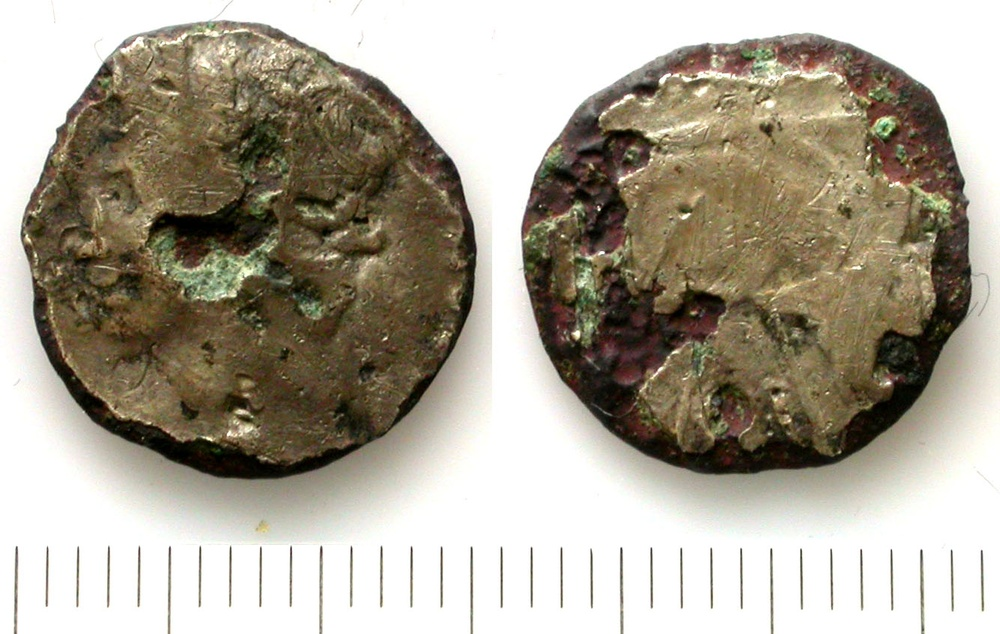
#> input picture docs/images/07.148.JPG, 1000 x 634 px, shrunk from 1335 x 846 before the run, found by its file name; its folder holds only this picture in this run
$ python splitImages.py
#> lines starting #> are read from the running program, lines starting #| are printed output that depends on the picture
import os
import cv2

# --- Configuration ---
# The folder where your combined coin images are located
input_folder = '../docs/data/images'
# The folder where the split images will be saved
output_folder = '../data/split_images'

# --- Main Script ---
# Create the output folder if it doesn't exist
if not os.path.exists(output_folder):
    os.makedirs(output_folder)
    print(f"Created output folder: '{output_folder}'")

# Get a list of all files in the input folder
all_files = os.listdir(input_folder)

print(f"Found {len(all_files)} files in '{input_folder}'. Starting to process...")

for filename in all_files:
    # Check if the file is a common image format
    if filename.lower().endswith(('.png', '.jpg', '.jpeg')):
        file_path = os.path.join(input_folder, filename)

        # Read the image
        img = cv2.imread(file_path)
#> img is the input picture: shape (634, 1000, 3); mean B, G, R 149, 163.9, 171.1

        # Check if the image was loaded correctly
        if img is None:
            print(f"Warning: Could not read image '{filename}'. Skipping.")
            continue

        # Get the dimensions of the image
        height, width, _ = img.shape
#> height = 634; width = 1000

        # Check if the image is wide enough to be split
        if width <= 10:  # A small threshold to prevent errors on tiny files
            print(f"Warning: Image '{filename}' is too narrow to split. Skipping.")
            continue

        # Split the image into two halves
        split_point = width // 2
#> split_point = 500
        obverse_img = img[:, :split_point]
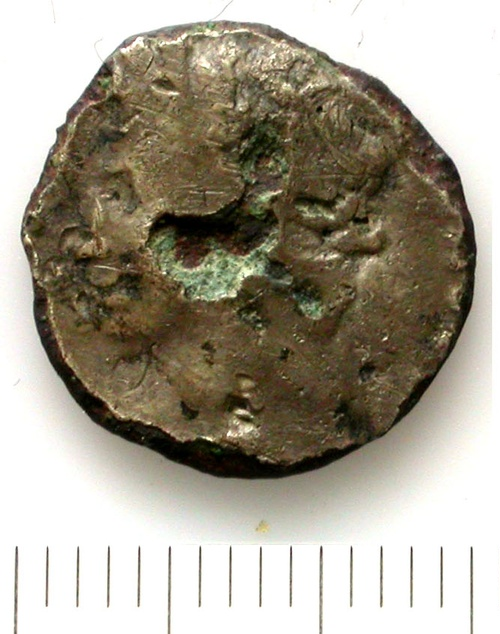
#> obverse_img: shape (634, 500, 3); mean B, G, R 144.3, 159.2, 166.1
        reverse_img = img[:, split_point:]
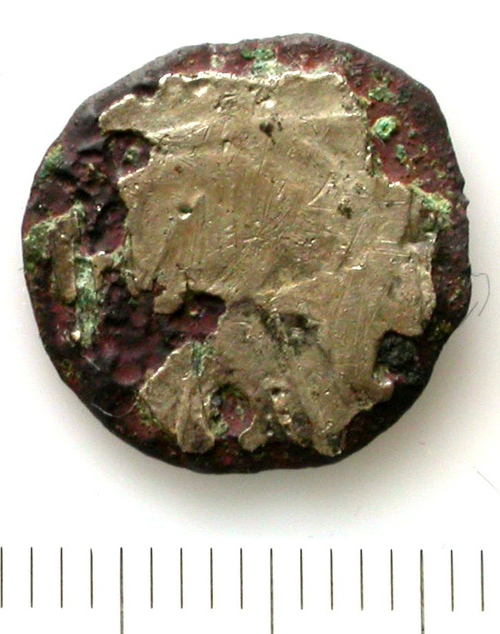
#> reverse_img: shape (634, 500, 3); mean B, G, R 153.7, 168.5, 176.2

        # Create new filenames for the split images
        base_name, ext = os.path.splitext(filename)
        obverse_filename = f"{base_name}_obverse{ext}"
        reverse_filename = f"{base_name}_reverse{ext}"

        # Define the full paths to save the new images
        obverse_path = os.path.join(output_folder, obverse_filename)
        reverse_path = os.path.join(output_folder, reverse_filename)

        # Save the new images
        cv2.imwrite(obverse_path, obverse_img)
        cv2.imwrite(reverse_path, reverse_img)

        print(f"Successfully split and saved '{filename}' into '{obverse_filename}' and '{reverse_filename}'.")

print("\nImage splitting process complete.")

$ run again, on docs/images/2016041.jpg
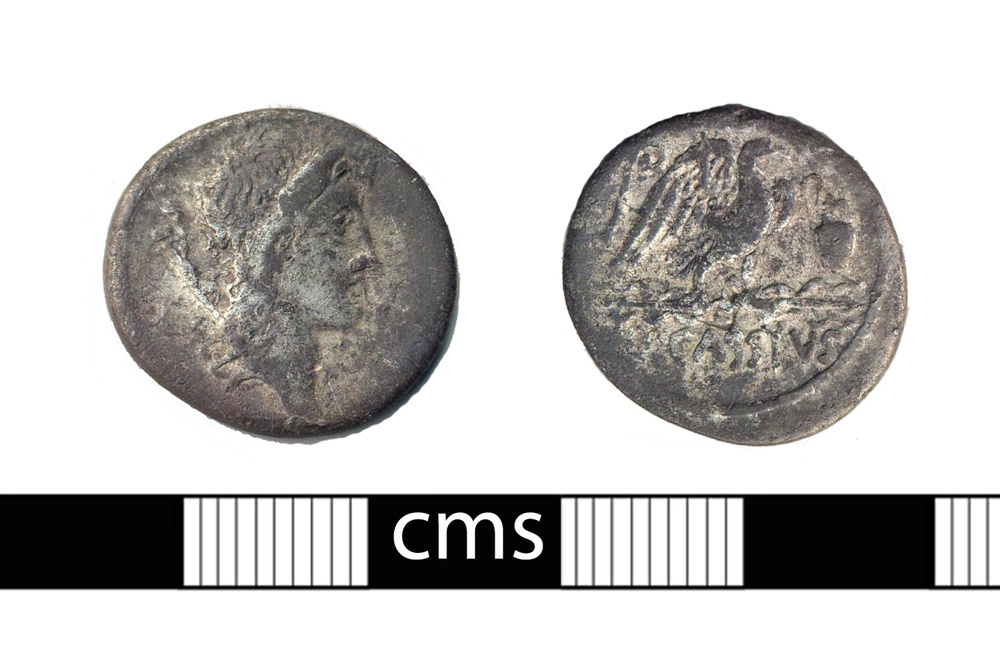
#> input picture docs/images/2016041.jpg, 1000 x 658 px, shrunk from 1248 x 821 before the run, found by its file name
#> img is the input picture: shape (658, 1000, 3); mean B, G, R 193, 194.6, 196.1
#> `obverse_img = img[:, :split_point]`:
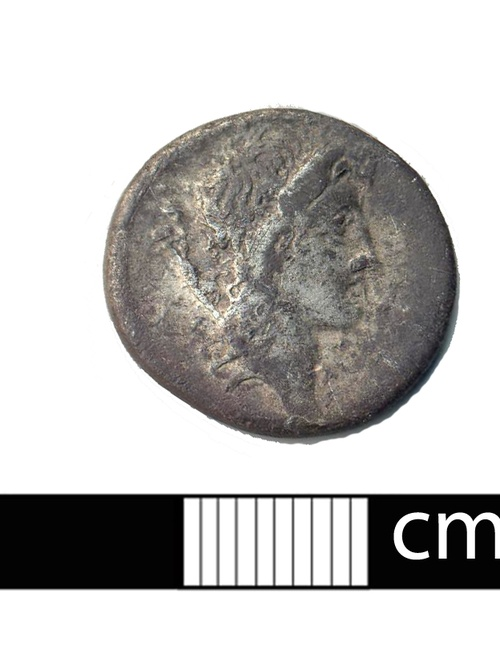
#> obverse_img: shape (658, 500, 3); mean B, G, R 189.9, 191.5, 192.9
#> `reverse_img = img[:, split_point:]`:
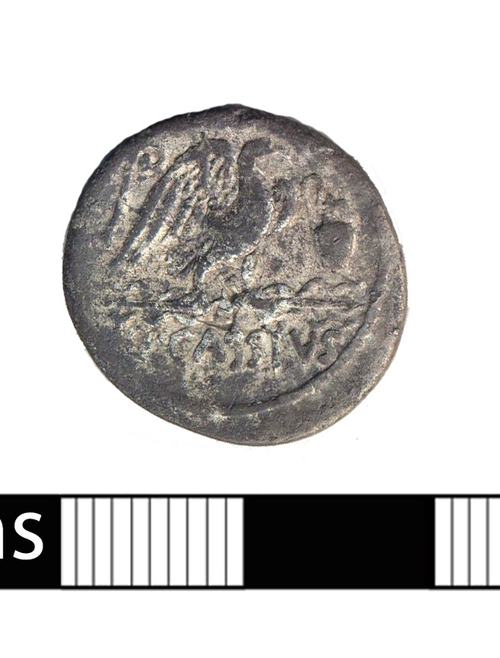
#> reverse_img: shape (658, 500, 3); mean B, G, R 196, 197.7, 199.4

$ run again, on docs/images/2016883.jpg
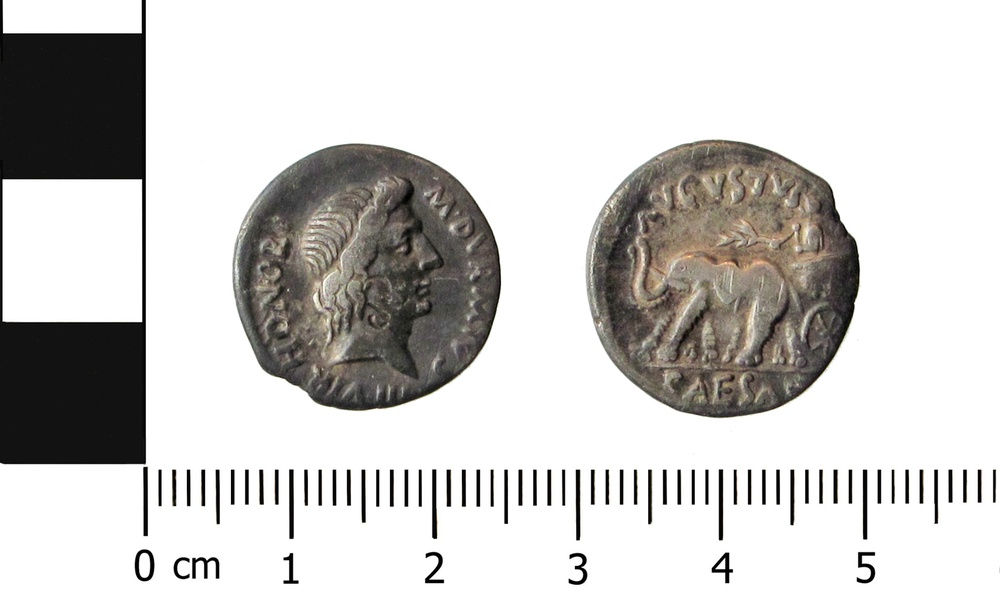
#> input picture docs/images/2016883.jpg, 1000 x 609 px, shrunk from 1654 x 1007 before the run, found by its file name
#> img is the input picture: shape (609, 1000, 3); mean B, G, R 202.6, 204.5, 206
#> `obverse_img = img[:, :split_point]`:
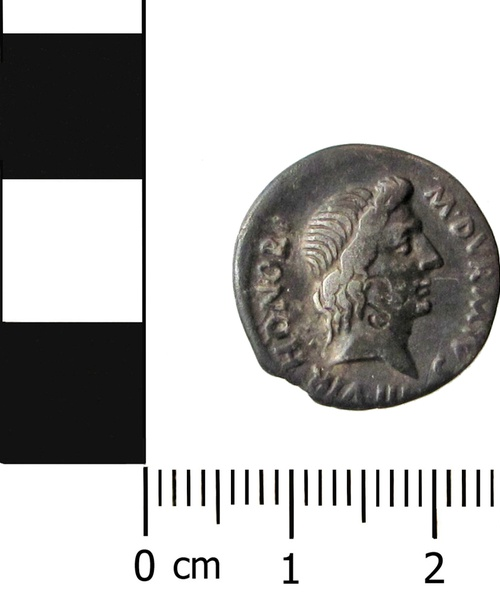
#> obverse_img: shape (609, 500, 3); mean B, G, R 186.1, 187.4, 188.2
#> `reverse_img = img[:, split_point:]`:
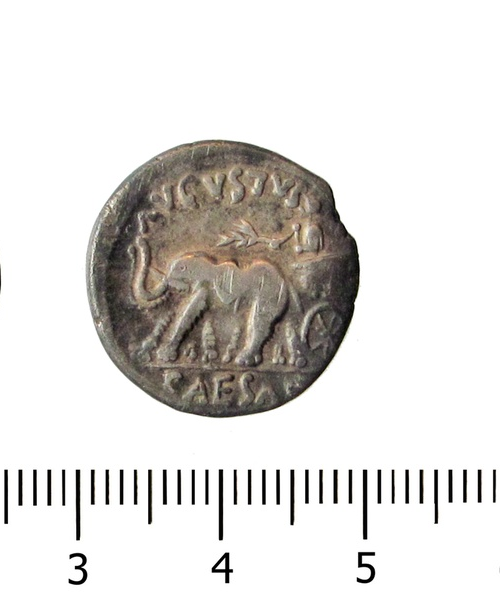
#> reverse_img: shape (609, 500, 3); mean B, G, R 219.2, 221.7, 223.8

$ run again, on docs/images/2017080.jpg
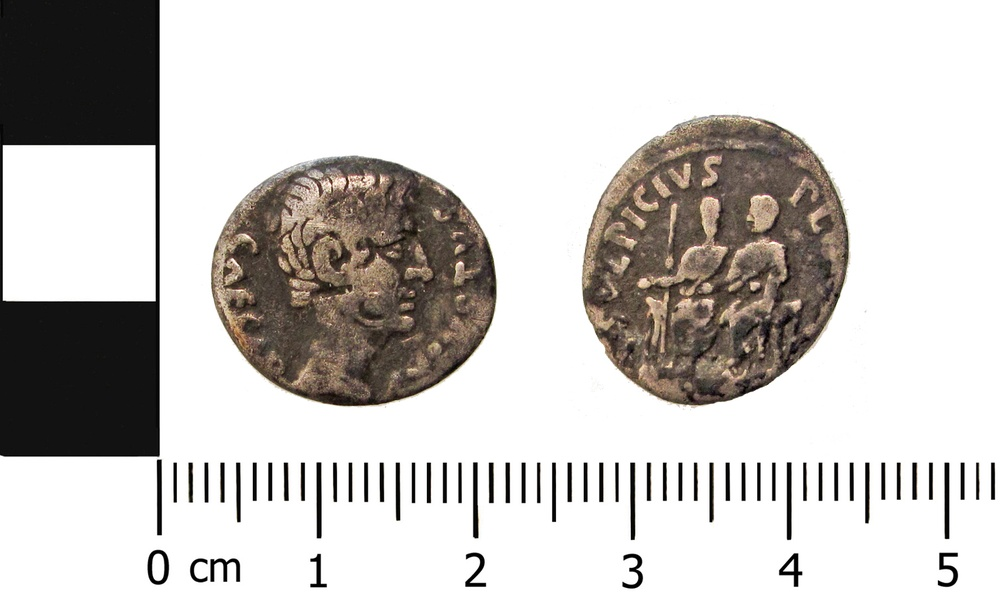
#> input picture docs/images/2017080.jpg, 1000 x 615 px, shrunk from 1511 x 930 before the run, found by its file name
#> img is the input picture: shape (615, 1000, 3); mean B, G, R 198.5, 201.2, 204.4
#> `obverse_img = img[:, :split_point]`:
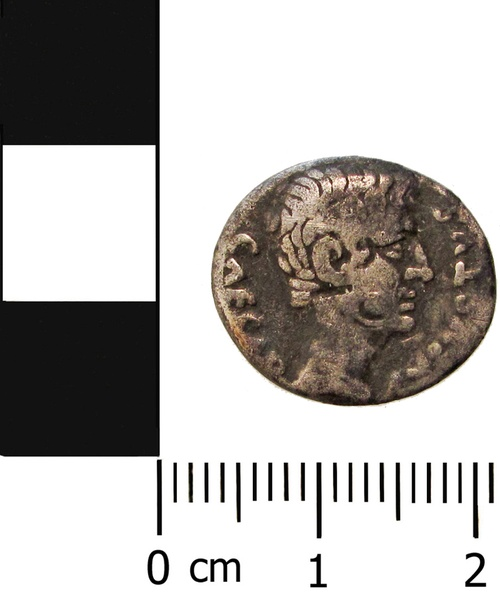
#> obverse_img: shape (615, 500, 3); mean B, G, R 180.2, 182.7, 185.8
#> `reverse_img = img[:, split_point:]`:
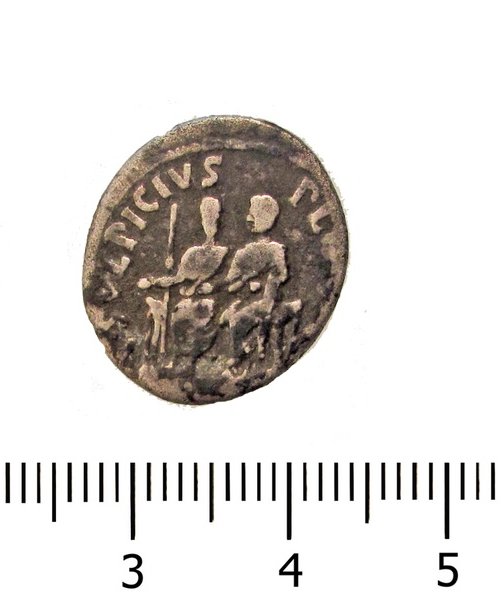
#> reverse_img: shape (615, 500, 3); mean B, G, R 216.8, 219.6, 223

$ run again, on docs/images/08.430.JPG
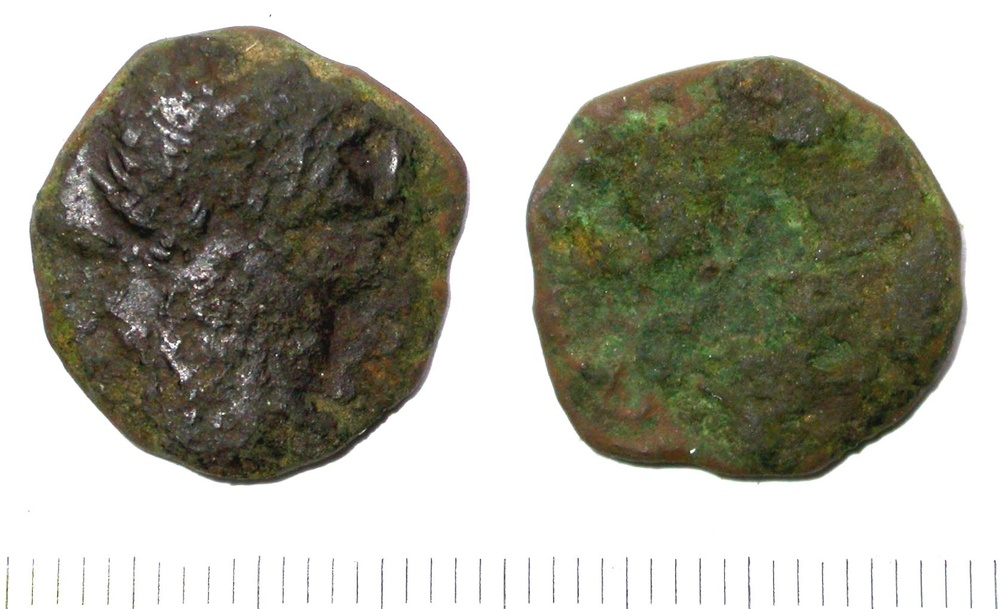
#> input picture docs/images/08.430.JPG, 1000 x 609 px, shrunk from 1674 x 1020 before the run, found by its file name
#> img is the input picture: shape (609, 1000, 3); mean B, G, R 155.4, 167.5, 168.4
#> `obverse_img = img[:, :split_point]`:
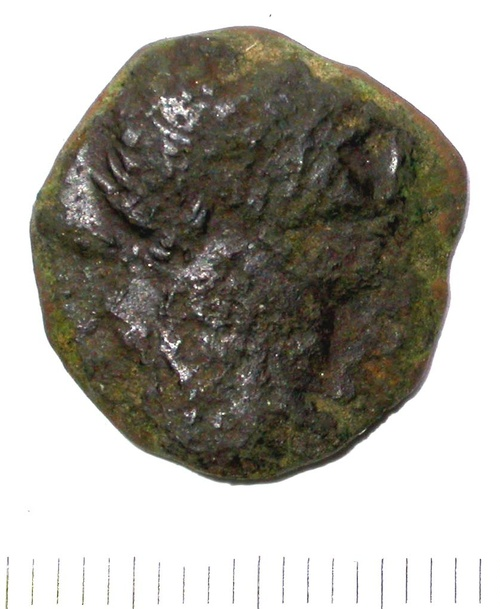
#> obverse_img: shape (609, 500, 3); mean B, G, R 156.6, 164.4, 167.4
#> `reverse_img = img[:, split_point:]`:
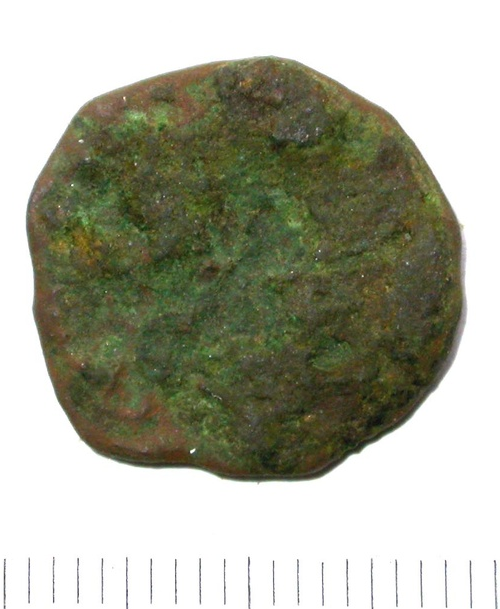
#> reverse_img: shape (609, 500, 3); mean B, G, R 154.3, 170.6, 169.4
